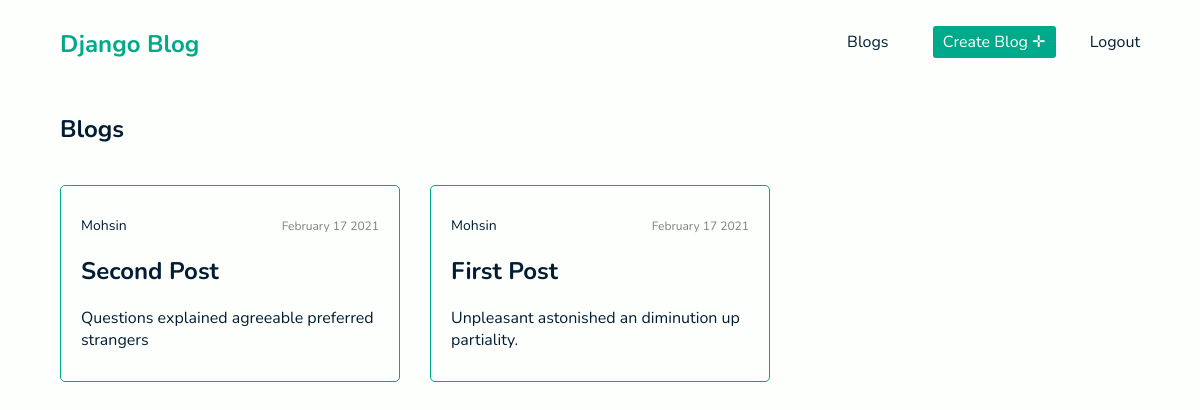
/blogs (signed in), run on the app's committed database.
### blog/models.py (models this page shows, shortened)
class Post(models.Model):
    title = models.CharField(max_length=200)
    author = models.ForeignKey('auth.user', on_delete=models.CASCADE)
    body = models.TextField()
    created_date = models.DateTimeField(auto_now_add=True)
    image = models.ImageField(upload_to='postImages', null=True, blank=True)

### blog/views.py (the view)
# urls.py: path('blogs', BlogListView.as_view(), name='blog-list'),
class BlogListView(LoginRequiredMixin,ListView):
    model = Post
    context_object_name = 'posts'
    template_name = 'blog/bloglist.html'
    ordering = ['-created_date']
    login_url = 'login'
    def get_queryset(self):
        return Post.objects.order_by('-created_date')

### templates/blog/bloglist.html
{% extends 'base.html' %}
{% load static %}
{% block content %}
    <div class="blogsList p30">
        <div class="container">
            <div class="flex">
                <h2>Blogs</h2>
            </div>
            <div class="blogsWrapper grid grid3">
                {% for post in posts %}
                <div class="blog" id='{{post.pk}}'>
                    <div class="author flex">
                        <div class="name flex">
                            <span>{{post.author.username}}</span>
                        </div>
                        <div class="date">{{post.created_date|date:"F d Y"}}</div>
                    </div>
                    <div class="blogContent">
                        <div class="blogTitle">
                            <h2><a href="{% url 'blog:blog-detail' post.pk %}">{{post.title}}</a></h2>
                        </div>
                        <p>{{post.body|slice:":50"}}</p>
                    </div>
                </div>
                {% endfor%}
            </div>
        </div>
    </div>
{% endblock content %}

### static/styles.css (style rules this page uses)
* { margin:0; padding:0; box-sizing: border-box; font-family: 'Nunito', sans-serif; outline: none; }
:root { --primaryColor:#fdfffc ; --secondaryColor: #021d33; --tertiaryColor: #00A98A; }
h1,h2,h3,h4,p,span,input[type=text],input[type=email],textarea, a { color: var(--secondaryColor); resize: none; }
a { text-decoration: none; }
body { background: var(--primaryColor); }
.container { width: 90%; max-width: 1200px; margin: 0 auto; }
.grid { display: grid; align-items: center; grid-auto-rows: 1fr; }
.grid3 { grid-template-columns: 1fr 1fr 1fr; }
.p30 { padding: 30px 0 }
.flex { display: flex; justify-content: space-between; align-items: center; }
.blogsWrapper { margin-top: 40px; grid-gap: 30px; }
.blog { padding: 30px 20px; border: 1px solid var(--tertiaryColor); border-radius: 5px; height: 100%; }
.blog .author { margin-bottom: 20px; }
.date { font-size: 12px; color: grey }
.blog .blogContent .blogTitle { margin-bottom: 20px; }
.name span { font-size: 14px; }

### data on the page
Post: author.username "Mohsin", created_date "February 17 2021", title "Second Post", body "Questions explained agreeable preferred strangers"
Post: author.username "Mohsin", created_date "February 17 2021", title "First Post", body "Unpleasant astonished an diminution up partiality."
